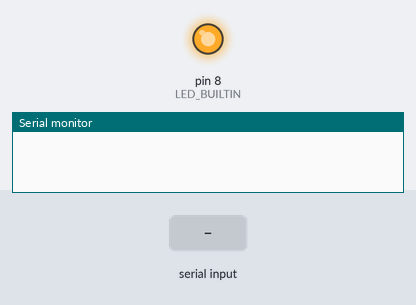
Bench run of a sketch on a simulated Arduino Uno, built with avr-gcc and run on an emulated ATmega328P. Parts: output pins drawn as LEDs (lit = HIGH), the last lines printed to the serial monitor. Inputs (shaded band) come from the test bench.

Above: at 2.3 s.
2.4 s: "1\n" received over Serial
At 3.4 s:
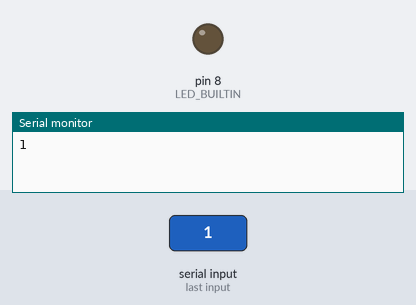
3.9 s: "0\n" received over Serial
At 6.65 s:
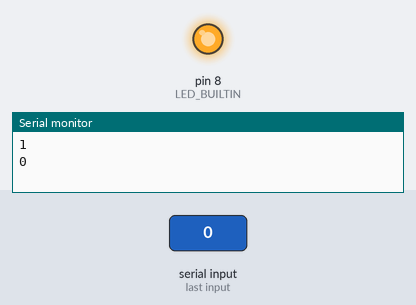
6.9 s: "2\n" received over Serial
At 8.0 s:
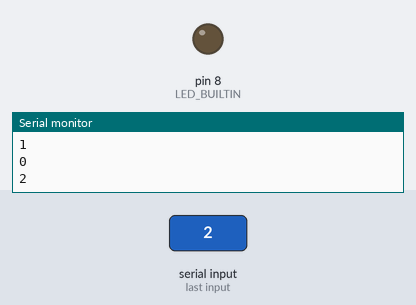
Timing chart, 0 to 10.4 s (numbered marks = the images above; inputs shaded):
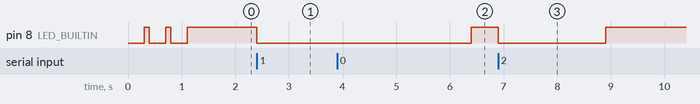

The sketch:

server.ino
```cpp
#define LED_BUILTIN 8

char buff[256];
int c = 0;

void blink(uint32_t times = 1, uint32_t ontime = 100, uint32_t offtime = 100) {
  for (uint32_t x = 0; x < times; x++) {
    digitalWrite(LED_BUILTIN, LOW);
    delay(ontime);
    digitalWrite(LED_BUILTIN, HIGH);
    if (times - x > 1) delay(offtime);
  }
}

void setup() {
  Serial.begin(115200);
  pinMode(LED_BUILTIN, OUTPUT);
  digitalWrite(LED_BUILTIN, HIGH);
  blink(3, 300);
}

void loop() {
  if (Serial.available() > 0) {
    buff[c] = Serial.read();

    if (!c && (buff[c] == '\n' || buff[c] == '\r')) return;

    if (buff[c] == '\n') {
      buff[c + 1] = 0;
      for (char *cc = buff; *cc; cc++) {
        if ((*cc >= 97 && *cc <= 122) || (*cc >= 65 && *cc <= 90)) (*cc)++;
        if (*cc == 123 || *cc == 91) *cc -= 26;
      }

      Serial.print(buff);

      c = 0;
      blink(1, 2000);
    } else {
      c = (c + 1) % 255;
    }
  }
}
```

Measured:
- after the input at 2.4 s, pin 8 (LED_BUILTIN): HIGH → LOW at once
- after the input at 3.9 s, pin 8 (LED_BUILTIN): LOW → HIGH after 2.5 s instead of 0.50 s
- after the input at 6.9 s, pin 8 (LED_BUILTIN): HIGH → LOW at once, → HIGH 2.0 s later
